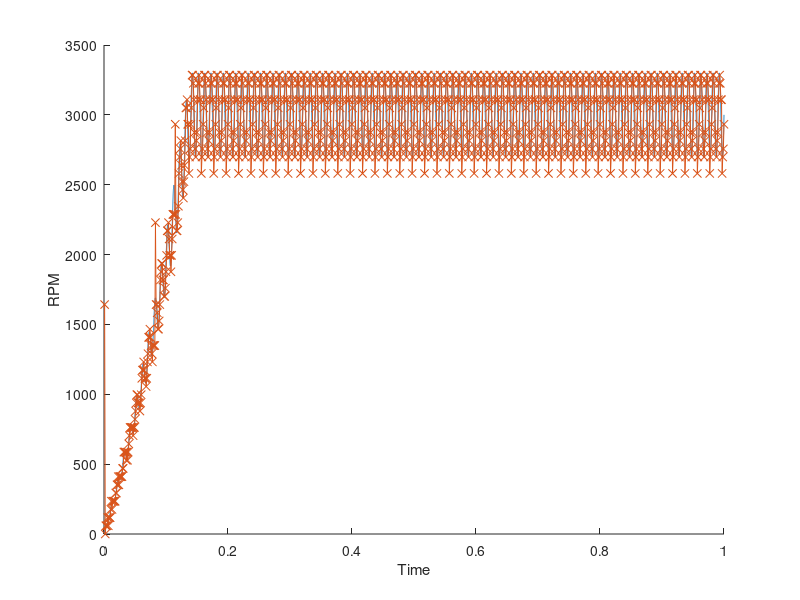
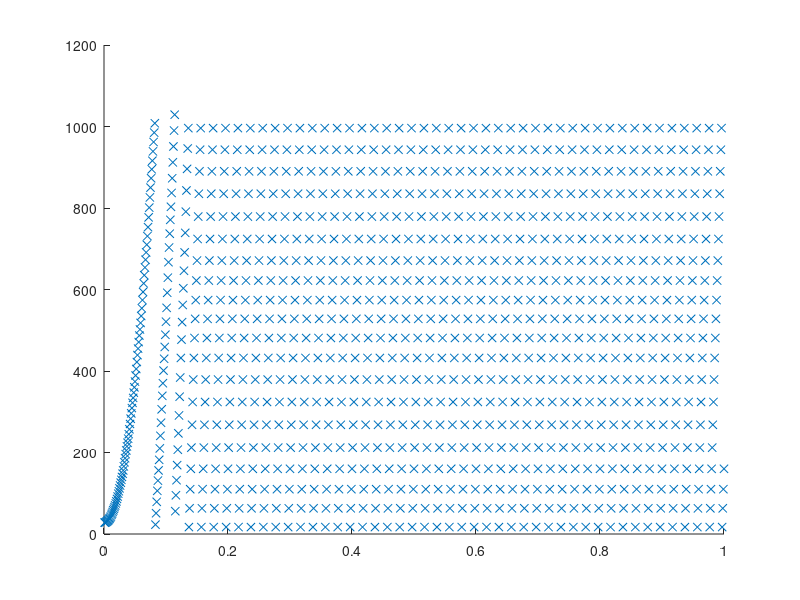

These figures' MATLAB source, in order:
clear
clc

potMtrCntsPrev = 0;
potMtrCnts = 0;
mtrPosCnts = 0;


realMrPos = 10;
realMrPosPrev = 10;

realMrrate = 0;

sampledMtrPos = 0;
wrapOffset = 0;
diffCounts = 0;

diff_cnts = 0;

meas_spd =0;
countIdx = 1;

deadzone_hard = 4; % deg2
deadzone_soft_p = 360 - deadzone_hard - deadzone_hard/2; %deg
deadzone_soft_n = deadzone_hard + deadzone_hard/2; %deg

deadzoneSizeDeg = 360 -deadzone_soft_p + deadzone_soft_n;
extCnt2Deg = (360-15)/1023;
extDeg2Cnt = 1/extCnt2Deg;
deadzoneSizeCnt = floor(deadzoneSizeDeg*extDeg2Cnt);
totRevCnt = 1023 + floor(deadzoneSizeCnt);

dt_sim = 1/100000;
dt_cntrl = 1/1000;
t = [0:dt_sim:1];

tao = 0.0000000001;
alpha = dt_cntrl/(tao + dt_cntrl);



mtrSpeed_rpm = (300*sin(2*pi*100*t)+3000).* min(exp(t*5)-1,1) ;
mtrSpeed_rps = mtrSpeed_rpm/60;
mtrSpeed_dps = mtrSpeed_rps *360;
mtrSpeed_cps = mtrSpeed_rps*1023;

startOffset_deg = 10;

WRAP_THRESHOLD = 100;


numSectors = 12;
sizeSector = ceil(1023/numSectors);
prevSector = 0;
curSector = 0;
secVect = [0:numSectors-1];
predSector = 0;

deadzoneEN = 1;
wrapEn     = 1;

max_RPM_sat = 10000000;


predictMode = 0;
predictModePrev = 0;

% startOffset_deg/360
% curSector      = 
% prevSector     = curSector;
% sampledMtrPos  = 
% potMtrCntsPrev = sampledMtrPos;


for ii = 1:length(t)
  realMrPos = realMrPos + mtrSpeed_dps(ii)*dt_sim;
  
     mtrPosCnts = realMrPos*1023/360;
  
  realMrrate(ii) = (realMrPos - realMrPosPrev)/(dt_sim);
  realMrPosPrev = realMrPos;
  
  realMrPos_deg(ii) = realMrPos;
  realMtrPos_cnts(ii) = mtrPosCnts;
  
  if (mod(ii,dt_cntrl/dt_sim) == 0)
      mtrDir = sign(mtrSpeed_cps(ii));
  
    %% Deadzone
    if (deadzoneEN)
      deadzoneCalc = mod(realMrPos,360);
      if (((360 -deadzone_hard/2) < deadzoneCalc ) || (deadzoneCalc < deadzone_hard/2))
         sampledMtrPos = randi([0 1023]);
          sampledMtrPos = 0;
%         disp('rand')
      elseif (deadzoneCalc > deadzone_soft_p)
        sampledMtrPos = 1023;
%                 disp('hold high')
      elseif(deadzoneCalc < deadzone_soft_n)
      % do neg
      sampledMtrPos = 0;
%               disp('hold low')
      else
        sampledMtrPos = mod(floor(mtrPosCnts),1023) ;
      end
      
      
    else
      sampledMtrPos = mod(floor(mtrPosCnts),1023) ;
    end
    
    potMtrCnts = sampledMtrPos;   
    
    
    %%
    
    if (wrapEn )
    
     % Find out where we area
       curSector = ceil(sampledMtrPos / sizeSector);
       
       if((sampledMtrPos == 0) || (sampledMtrPos == 1023))
          predictMode = 1;
       end
       
         if (predictModePrev)
          predictZone = deadzoneSizeCnt;
          
       else
          predictZone = 0;
       end
       
       
       
              
       
             % Wrap check down
      if( (curSector == 1) && ((prevSector == 13) || (prevSector == 12 )))
          wrapOffset = 1023 + predictZone- potMtrCntsPrev;
          diffCounts = (potMtrCnts + wrapOffset);
      % Wrap check up  
       elseif( ((curSector == 12) || (curSector == 13 )) && (prevSector = 0))
           wrapOffset = 1023+predictZone - potMtrCnts;
           diffCounts = -(wrapOffset + potMtrCntsPrev);
           
       else
       
         if ((abs(curSector - prevSector) > 1) )
            predictMode = 1;
         end
         
    
         
         if(predictMode)
            sampledMtrPos = mod(potMtrCntsPrev + diffCounts, 1023+deadzoneSizeCnt);
            curSector = ceil(sampledMtrPos / sizeSector);
             predictZone = deadzoneSizeCnt;
             predictMode = 0;
         end
         
 

     
          tempDiff = sampledMtrPos - potMtrCntsPrev;
          diffCounts = tempDiff;
          
      end    
          
  
 end

      
%    if ( (meas_, spd(countIdx) < 0)  ||   (meas_spd(countIdx) > 4000))
if ( abs(diffCounts) > 35)
       disp('break')
end
    

    meas_predSect(countIdx)= predSector;
    meas_dir(countIdx)  = mtrDir;
    meas_sct(countIdx) = curSector;
    meas_cnt(countIdx) = sampledMtrPos; 
    diff_cnts(countIdx) = diffCounts;
    meas_spd(countIdx) = diffCounts*(60/1023)/(dt_cntrl);
    meas_spd(countIdx) = min(meas_spd(countIdx),max_RPM_sat);
    meas_spd(countIdx) = max(meas_spd(countIdx),-max_RPM_sat);
    real_spd(countIdx)  = mtrSpeed_rpm(ii);
    meas_time(countIdx) = t(ii); 
    
    
    

    
    predictModePrev = predictMode;
    potMtrCntsPrev = sampledMtrPos;
    prevSector = curSector;
    countIdx = countIdx+1;
  end
  
  
end

% meas_spd(2) = mtrSpeed_rpm(2);

figure(1),clf
hold all
%plot(t,realMrrate)
plot(t, mtrSpeed_rpm)
plot(meas_time, meas_spd,'-x')

xlabel('Time')
ylabel('RPM')


figure(2),clf
hold all
plot(meas_time,meas_cnt,'x')
% plot(t, realMtrPos_cnts*360/1023)
% plot(t, realMrPos_deg)

